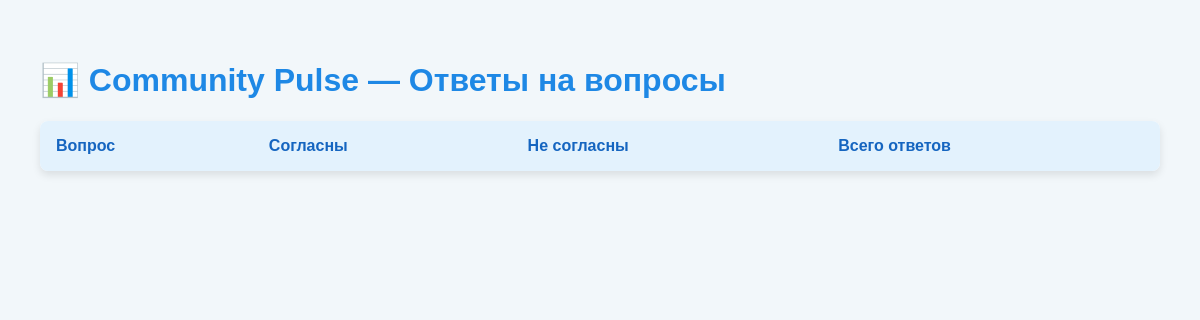
The page /responses/statistics-html on the database as committed earlier.
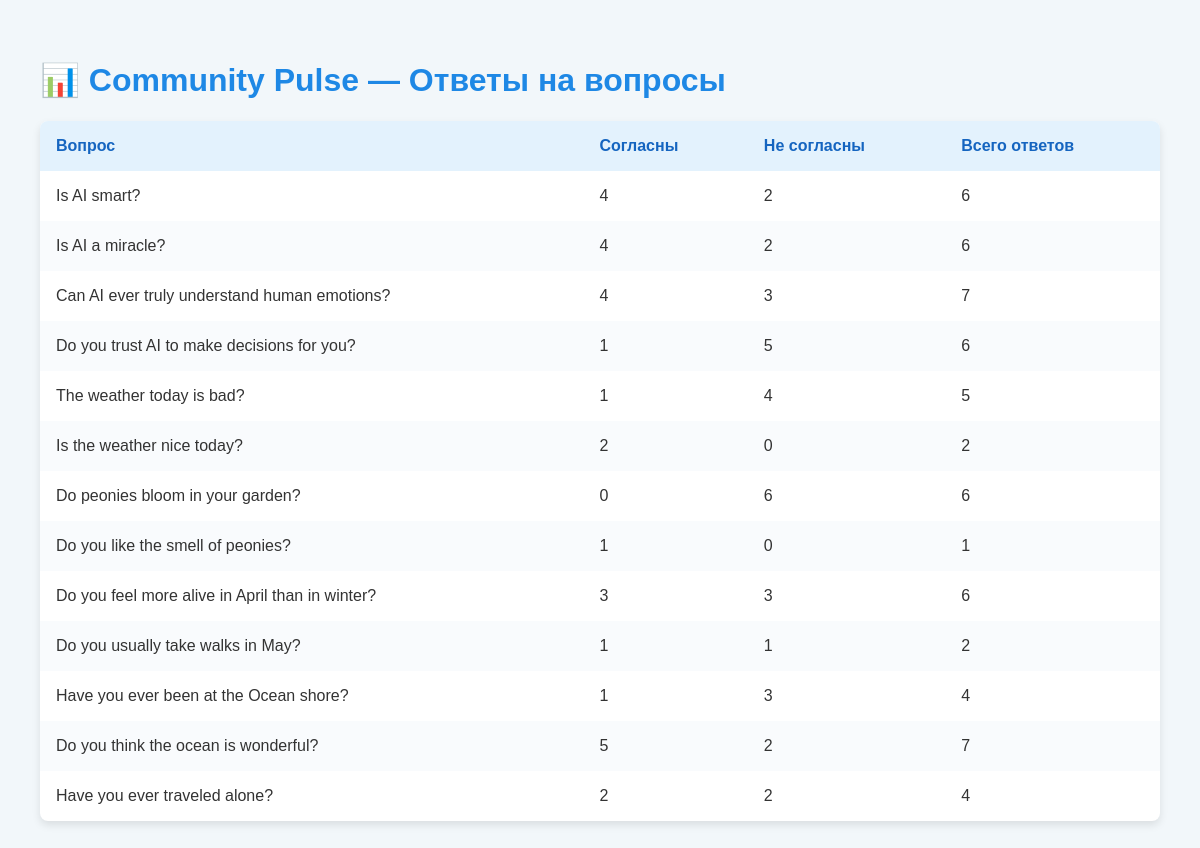
The same page on the database as committed later.
### app/models/question.py (models this page shows, shortened)
class Question(db.Model):
    __tablename__ = 'questions'
    id = db.Column(db.Integer, primary_key=True)
    user_id = db.Column(db.Integer, db.ForeignKey('users.id', ondelete='NO ACTION'), nullable=True)
    text = db.Column(db.String(255), nullable=False)
    category_id = db.Column(db.Integer,
                            db.ForeignKey('categories.id', name='fk_question_category', ondelete='NO ACTION'),
                            nullable=True)
    user = db.relationship('User', back_populates='questions', lazy=True, cascade='none')
    responses = db.relationship('Response', back_populates='question', lazy=True, cascade='all, delete-orphan')
    category = db.relationship('Category', back_populates='questions', lazy=True, cascade='none')

### app/routers/responses.py (the view)
@responses_bp.route('/statistics-html', methods=['GET'])
def statistics_html():
    statistics = db.session.query(Statistic).all()
    result = []
    for stat in statistics:
        question = Question.query.get(stat.question_id)
        if question:
            result.append({
                "question_text": question.text,
                "agree_count": stat.agree_count,
                "disagree_count": stat.disagree_count
            })
    return render_template('statistics_full.html', statistics=result)

### app/templates/statistics_full.html (shortened to what this page needs)
<!doctype html>
<html lang="en">
<head>
</head>
<body>
    <h1>📊 Community Pulse — Ответы на вопросы</h1>
    <table>
        <thead>
            <tr>
                <th>Вопрос</th>
                <th>Согласны</th>
                <th>Не согласны</th>
                <th>Всего ответов</th>
            </tr>
        </thead>
        <tbody>
        {% for item in statistics %}
            <tr>
                <td>{{ item.question_text }}</td>
                <td>{{ item.agree_count }}</td>
                <td>{{ item.disagree_count }}</td>
                <td>{{ item.agree_count + item.disagree_count }}</td>
            </tr>
        {% endfor %}
        </tbody>
    </table>
</body>
</html>

Rows that differ between the two databases and show on the page:
now on this page (row edited): Question: question_text "Is AI smart?", agree_count "4", disagree_count "2", agree_count "6"
now on this page (row edited): Question: question_text "Is AI a miracle?", agree_count "4", disagree_count "2", agree_count "6"
now on this page (row edited): Question: question_text "Can AI ever truly understand human emotions?", agree_count "4", disagree_count "3", agree_count "7"
added Question: question_text "Do you trust AI to make decisions for you?", agree_count "1", disagree_count "5", agree_count "6"
added Question: question_text "The weather today is bad?", agree_count "1", disagree_count "4", item.agree_count+item.disagree_count "5"
added Question: question_text "Is the weather nice today?", agree_count "2", disagree_count "0", item.agree_count+item.disagree_count "2"
added Question: question_text "Do peonies bloom in your garden?", agree_count "0", disagree_count "6", agree_count "6"
added Question: question_text "Do you like the smell of peonies?", agree_count "1", disagree_count "0"
added Question: question_text "Do you feel more alive in April than in winter?", agree_count "3", disagree_count "3", agree_count "6"
added Question: question_text "Do you usually take walks in May?", agree_count "1", disagree_count "1", agree_count "2"
added Question: question_text "Have you ever been at the Ocean shore?", agree_count "1", disagree_count "3", agree_count "4"
added Question: question_text "Do you think the ocean is wonderful?", agree_count "5", disagree_count "2", agree_count "7"
added Question: question_text "Have you ever traveled alone?", agree_count "2", disagree_count "2", agree_count "4"
